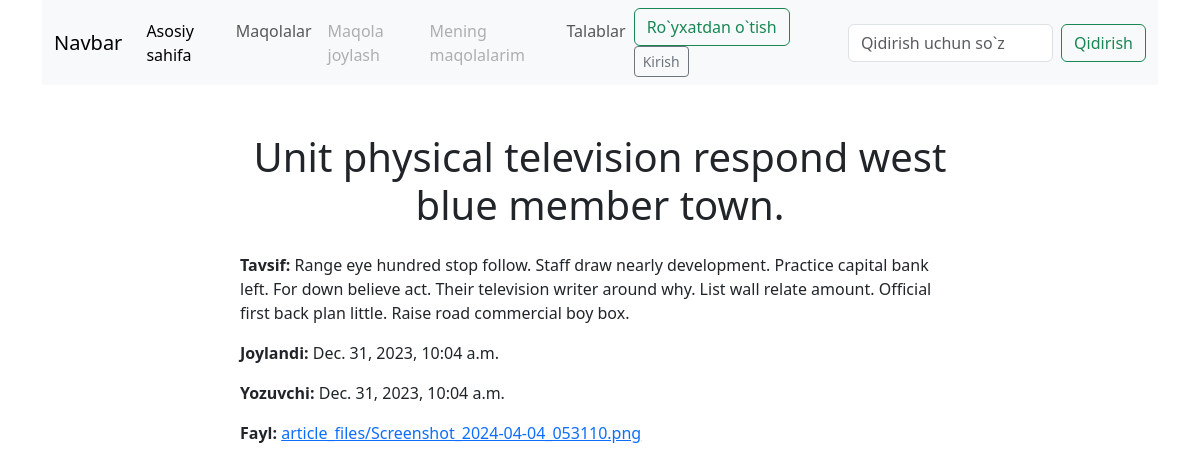
The page /articles/4/ on the database its author committed.
### articles/models.py (models this page shows, shortened)
class Article(models.Model):
    user = models.ForeignKey(User, on_delete=models.CASCADE)
    title = models.CharField(max_length=255)
    description = models.TextField()
    reason = models.TextField(default="Kiritilmagan")
    file_url = models.FileField(upload_to='article_files/')
    status = models.IntegerField(default=0)
    created_at = models.DateTimeField(auto_now_add=True)
    updated_at = models.DateTimeField(auto_now=True)

### articles/views.py (the view)
# urls.py: path('<int:article_id>/', views.article_detail, name='article_detail'),
def article_detail(request, article_id):
    query = request.GET.get('q')
    article = get_object_or_404(Article, pk=article_id)
    if request.user != article.user:
        article = get_object_or_404(Article, pk=article_id, status=1)
    return render(request, 'user/pages/article_detail.html', {'article': article})

### templates/user/pages/article_detail.html (shortened to what this page needs)
{% extends 'user/master.html' %}
{% block content %}
<div class="container">
    <div class="row">
        <div class="col-md-8 offset-md-2">
            <h1 class="text-center mt-5 mb-4">{{ article.title }}</h1>
            <p><strong>Tavsif:</strong> {{ article.description }}</p>
            <p><strong>Joylandi:</strong> {{ article.created_at }}</p>
            <p><strong>Yozuvchi:</strong> {{ article.created_at }}</p>
            {% if article.file_url %}
            <p><strong>Fayl:</strong> <a href="{{ article.file_url.url }}">{{ article.file_url.name }}</a></p>
            {% endif %}
        </div>
    </div>
</div>
{% endblock content %}

### rows shown on the page
Article: title "Unit physical television respond west blue member town.", description "Range eye hundred stop follow. Staff draw nearly development. Practice capital bank left. For down believe act. Their television writer around why. List wall relate amount. Official first back plan little. Raise road commercial boy box.", created_at "Dec. 31, 2023, 10:04 a.m.", file_url.name "article_files/Screenshot_2024-04-04_053110.png"
